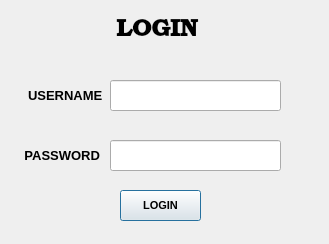
<?xml version="1.0" encoding="UTF-8"?>
<ui version="4.0">
 <class>Dialog</class>
 <widget class="QDialog" name="Dialog">
  <property name="geometry">
   <rect>
    <x>0</x>
    <y>0</y>
    <width>329</width>
    <height>244</height>
   </rect>
  </property>
  <property name="windowTitle">
   <string>Dialog</string>
  </property>
  <property name="autoFillBackground">
   <bool>false</bool>
  </property>
  <widget class="QLabel" name="label">
   <property name="geometry">
    <rect>
     <x>10</x>
     <y>80</y>
     <width>101</width>
     <height>31</height>
    </rect>
   </property>
   <property name="font">
    <font>
     <pointsize>10</pointsize>
     <weight>75</weight>
     <bold>true</bold>
    </font>
   </property>
   <property name="text">
    <string>     USERNAME</string>
   </property>
  </widget>
  <widget class="QLabel" name="label_2">
   <property name="geometry">
    <rect>
     <x>10</x>
     <y>140</y>
     <width>101</width>
     <height>31</height>
    </rect>
   </property>
   <property name="font">
    <font>
     <pointsize>10</pointsize>
     <weight>75</weight>
     <bold>true</bold>
    </font>
   </property>
   <property name="text">
    <string>    PASSWORD</string>
   </property>
  </widget>
  <widget class="QLineEdit" name="lineEdit_3">
   <property name="geometry">
    <rect>
     <x>110</x>
     <y>80</y>
     <width>171</width>
     <height>31</height>
    </rect>
   </property>
   <property name="autoFillBackground">
    <bool>false</bool>
   </property>
  </widget>
  <widget class="QLineEdit" name="lineEdit_2">
   <property name="geometry">
    <rect>
     <x>110</x>
     <y>140</y>
     <width>171</width>
     <height>31</height>
    </rect>
   </property>
  </widget>
  <widget class="QPushButton" name="pushButton">
   <property name="geometry">
    <rect>
     <x>120</x>
     <y>190</y>
     <width>81</width>
     <height>31</height>
    </rect>
   </property>
   <property name="font">
    <font>
     <pointsize>8</pointsize>
     <weight>75</weight>
     <bold>true</bold>
    </font>
   </property>
   <property name="text">
    <string>LOGIN</string>
   </property>
  </widget>
  <widget class="QLabel" name="label_3">
   <property name="geometry">
    <rect>
     <x>100</x>
     <y>10</y>
     <width>111</width>
     <height>41</height>
    </rect>
   </property>
   <property name="font">
    <font>
     <family>Bookman Old Style</family>
     <pointsize>18</pointsize>
     <weight>75</weight>
     <italic>false</italic>
     <bold>true</bold>
     <underline>false</underline>
    </font>
   </property>
   <property name="autoFillBackground">
    <bool>false</bool>
   </property>
   <property name="text">
    <string>  LOGIN</string>
   </property>
  </widget>
 </widget>
 <resources/>
 <connections/>
</ui>
